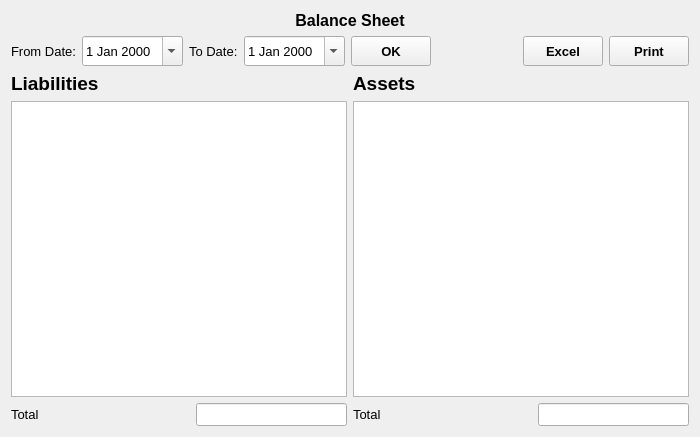
<?xml version="1.0" encoding="UTF-8"?>
<ui version="4.0">
 <class>BalanceSheet</class>
 <widget class="QWidget" name="BalanceSheet">
  <property name="geometry">
   <rect>
    <x>0</x>
    <y>0</y>
    <width>700</width>
    <height>437</height>
   </rect>
  </property>
  <property name="font">
   <font>
    <family>Microsoft YaHei UI</family>
    <pointsize>10</pointsize>
   </font>
  </property>
  <property name="windowTitle">
   <string>Form</string>
  </property>
  <layout class="QVBoxLayout" name="verticalLayout_3">
   <item>
    <widget class="QLabel" name="label">
     <property name="font">
      <font>
       <pointsize>12</pointsize>
       <weight>75</weight>
       <bold>true</bold>
      </font>
     </property>
     <property name="text">
      <string>Balance Sheet</string>
     </property>
     <property name="alignment">
      <set>Qt::AlignCenter</set>
     </property>
    </widget>
   </item>
   <item>
    <layout class="QHBoxLayout" name="horizontalLayout" stretch="0,0,0,0,0,0,0,0">
     <item>
      <widget class="QLabel" name="fromDateLabel">
       <property name="text">
        <string>From Date:</string>
       </property>
      </widget>
     </item>
     <item>
      <widget class="QDateEdit" name="fromDateDateEdit">
       <property name="minimumSize">
        <size>
         <width>0</width>
         <height>30</height>
        </size>
       </property>
       <property name="calendarPopup">
        <bool>true</bool>
       </property>
      </widget>
     </item>
     <item>
      <widget class="QLabel" name="toDateLabel">
       <property name="text">
        <string>To Date:</string>
       </property>
      </widget>
     </item>
     <item>
      <widget class="QDateEdit" name="toDateDateEdit">
       <property name="minimumSize">
        <size>
         <width>0</width>
         <height>30</height>
        </size>
       </property>
       <property name="calendarPopup">
        <bool>true</bool>
       </property>
      </widget>
     </item>
     <item>
      <widget class="QToolButton" name="OKButton">
       <property name="minimumSize">
        <size>
         <width>80</width>
         <height>30</height>
        </size>
       </property>
       <property name="font">
        <font>
         <weight>75</weight>
         <bold>true</bold>
        </font>
       </property>
       <property name="text">
        <string>OK</string>
       </property>
      </widget>
     </item>
     <item>
      <spacer name="horizontalSpacer">
       <property name="orientation">
        <enum>Qt::Horizontal</enum>
       </property>
       <property name="sizeHint" stdset="0">
        <size>
         <width>40</width>
         <height>20</height>
        </size>
       </property>
      </spacer>
     </item>
     <item>
      <widget class="QToolButton" name="excelButton">
       <property name="minimumSize">
        <size>
         <width>80</width>
         <height>30</height>
        </size>
       </property>
       <property name="font">
        <font>
         <weight>75</weight>
         <bold>true</bold>
        </font>
       </property>
       <property name="text">
        <string>Excel</string>
       </property>
      </widget>
     </item>
     <item>
      <widget class="QToolButton" name="printButton">
       <property name="minimumSize">
        <size>
         <width>80</width>
         <height>30</height>
        </size>
       </property>
       <property name="font">
        <font>
         <weight>75</weight>
         <bold>true</bold>
        </font>
       </property>
       <property name="text">
        <string>Print</string>
       </property>
      </widget>
     </item>
    </layout>
   </item>
   <item>
    <layout class="QHBoxLayout" name="horizontalLayout_8">
     <item>
      <layout class="QVBoxLayout" name="verticalLayout">
       <item>
        <widget class="QLabel" name="label_4">
         <property name="font">
          <font>
           <pointsize>14</pointsize>
           <weight>75</weight>
           <italic>false</italic>
           <bold>true</bold>
          </font>
         </property>
         <property name="text">
          <string>Liabilities</string>
         </property>
        </widget>
       </item>
       <item>
        <layout class="QHBoxLayout" name="horizontalLayout_9"/>
       </item>
       <item>
        <widget class="QTableView" name="liabilitiesTableView">
         <property name="font">
          <font>
           <family>Segoe UI</family>
           <pointsize>12</pointsize>
          </font>
         </property>
         <property name="alternatingRowColors">
          <bool>true</bool>
         </property>
         <property name="selectionBehavior">
          <enum>QAbstractItemView::SelectRows</enum>
         </property>
        </widget>
       </item>
       <item>
        <layout class="QHBoxLayout" name="horizontalLayout_6">
         <item>
          <widget class="QLabel" name="label_2">
           <property name="text">
            <string>Total</string>
           </property>
          </widget>
         </item>
         <item>
          <spacer name="horizontalSpacer_2">
           <property name="orientation">
            <enum>Qt::Horizontal</enum>
           </property>
           <property name="sizeHint" stdset="0">
            <size>
             <width>40</width>
             <height>20</height>
            </size>
           </property>
          </spacer>
         </item>
         <item>
          <widget class="QLineEdit" name="LiabilitiesTotlLineEdit">
           <property name="alignment">
            <set>Qt::AlignRight|Qt::AlignTrailing|Qt::AlignVCenter</set>
           </property>
          </widget>
         </item>
        </layout>
       </item>
      </layout>
     </item>
     <item>
      <layout class="QVBoxLayout" name="verticalLayout_2">
       <item>
        <widget class="QLabel" name="label_5">
         <property name="font">
          <font>
           <pointsize>14</pointsize>
           <weight>75</weight>
           <bold>true</bold>
          </font>
         </property>
         <property name="text">
          <string>Assets</string>
         </property>
        </widget>
       </item>
       <item>
        <layout class="QHBoxLayout" name="horizontalLayout_10"/>
       </item>
       <item>
        <widget class="QTableView" name="assetsTableView">
         <property name="font">
          <font>
           <family>Segoe UI</family>
           <pointsize>12</pointsize>
          </font>
         </property>
         <property name="alternatingRowColors">
          <bool>true</bool>
         </property>
         <property name="selectionBehavior">
          <enum>QAbstractItemView::SelectRows</enum>
         </property>
        </widget>
       </item>
       <item>
        <layout class="QHBoxLayout" name="horizontalLayout_7">
         <item>
          <widget class="QLabel" name="label_3">
           <property name="text">
            <string>Total</string>
           </property>
          </widget>
         </item>
         <item>
          <spacer name="horizontalSpacer_3">
           <property name="orientation">
            <enum>Qt::Horizontal</enum>
           </property>
           <property name="sizeHint" stdset="0">
            <size>
             <width>40</width>
             <height>20</height>
            </size>
           </property>
          </spacer>
         </item>
         <item>
          <widget class="QLineEdit" name="assetsTotalLineEdit">
           <property name="alignment">
            <set>Qt::AlignRight|Qt::AlignTrailing|Qt::AlignVCenter</set>
           </property>
          </widget>
         </item>
        </layout>
       </item>
      </layout>
     </item>
    </layout>
   </item>
  </layout>
 </widget>
 <resources/>
 <connections/>
</ui>
